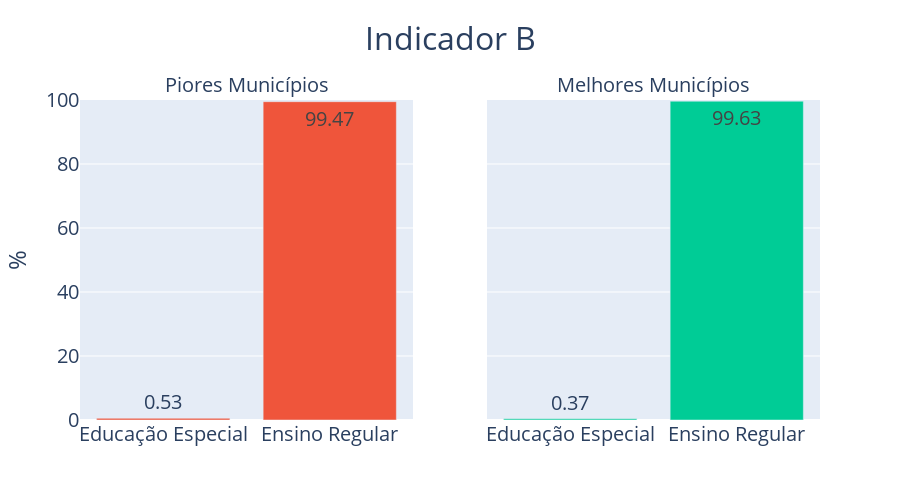

Notebook code cell kept with this figure:
### Code cell
new_labels = {'TP_ENSINO_ensino_regular': 'Ensino Regular',
 'TP_ENSINO_educacao_especial': 'Educação Especial',
}

df_indicador_b_quantile_25 = df_indicador_b_quantile_25.rename(columns=new_labels)
df_indicador_b_quantile_75 = df_indicador_b_quantile_75.rename(columns=new_labels)

columns = ['Educação Especial','Ensino Regular']

visualization(dataframe_25=df_indicador_b_quantile_25, dataframe_75=df_indicador_b_quantile_75, columns=columns, new_labels=None, title='Indicador B', color=["#EF553B", "#00CC96"], width=900)

### Figure 1 — Plotly figure (JSON) as saved in the notebook; plotly's stock layout.template omitted (floating-point values rounded to 4 significant figures)
{"data": [{"marker": {"color": "#EF553B"}, "text": [0.53, 99.47], "type": "bar", "x": ["Educação Especial", "Ensino Regular"], "xaxis": "x", "y": [0.53, 99.47], "yaxis": "y"}, {"marker": {"color": "#00CC96"}, "text": [0.37, 99.63], "type": "bar", "x": ["Educação Especial", "Ensino Regular"], "xaxis": "x2", "y": [0.37, 99.63], "yaxis": "y2"}], "layout": {"annotations": [{"font": {"size": 20}, "showarrow": false, "text": "Piores Municípios", "x": 0.225, "xanchor": "center", "xref": "paper", "y": 1, "yanchor": "bottom", "yref": "paper"}, {"font": {"size": 20}, "showarrow": false, "text": "Melhores Municípios", "x": 0.775, "xanchor": "center", "xref": "paper", "y": 1, "yanchor": "bottom", "yref": "paper"}], "font": {"size": 20}, "height": 500, "showlegend": false, "title": {"font": {"size": 32}, "text": "Indicador B", "x": 0.5}, "width": 900, "xaxis": {"anchor": "y", "domain": [0, 0.45]}, "xaxis2": {"anchor": "y2", "domain": [0.55, 1]}, "yaxis": {"anchor": "x", "domain": [0, 1], "range": [0, 100], "title": {"text": "%"}}, "yaxis2": {"anchor": "x2", "domain": [0, 1], "matches": "y", "showticklabels": false}}}
